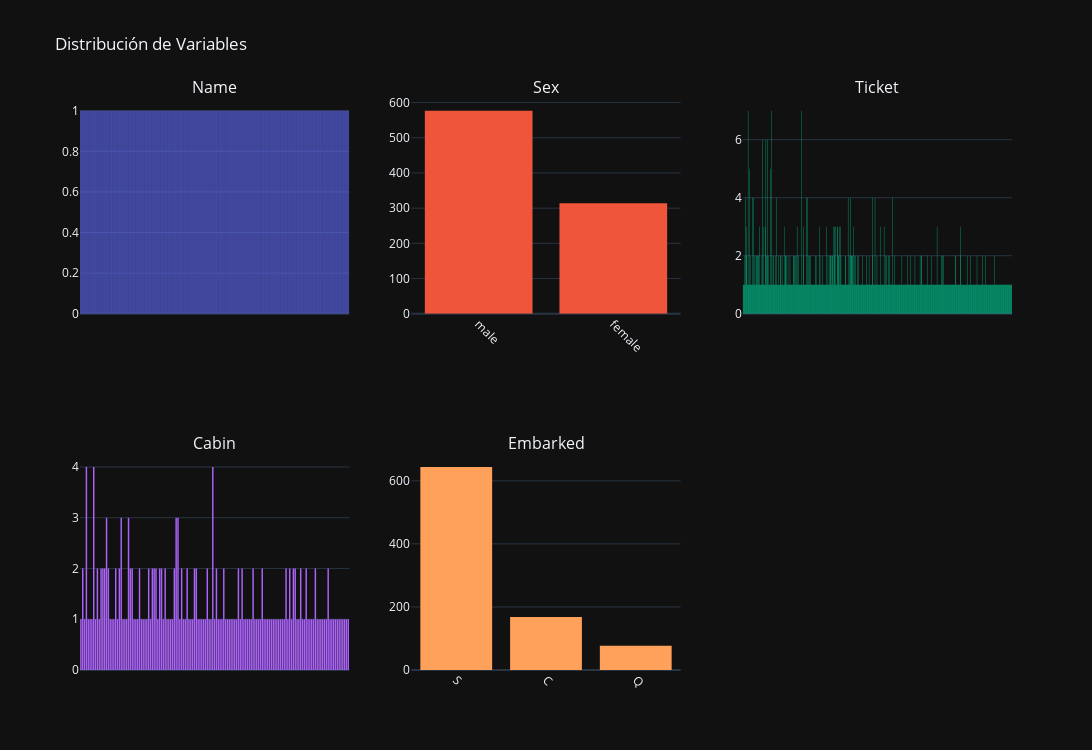

The notebook cell saved with this chart:
### Markdown cell above
#### 3.2. Gráficas para variables categóricas

### Code cell
import plotly.graph_objects as go
from plotly.subplots import make_subplots

cols = ['Name', 'Sex', 'Ticket', 'Cabin', 'Embarked']
fig = make_subplots(rows=2, cols=3, subplot_titles=cols)

for i, col in enumerate(cols):
    row = i // 3 + 1
    col = i % 3 + 1
    fig.add_trace(go.Histogram(x=df[cols[i]], nbinsx=20, name=f'Distribución de {cols[i]}'), row=row, col=col)

fig.update_yaxes(showticklabels=False, row=3, col=3)

# Ocultar etiquetas del eje x para el primer, tercer y cuarto gráfico para que no solapen
fig.update_xaxes(showticklabels=False, row=1, col=1)  # Primer gráfico
fig.update_xaxes(showticklabels=False, row=1, col=3)  # Tercer gráfico
fig.update_xaxes(showticklabels=False, row=2, col=1)  # Cuarto gráfico

fig.update_layout(height=750, width=1500, title_text="Distribución de Variables", showlegend=False,)
fig.update_xaxes(tickangle=45)
fig.update_layout(template='plotly_dark')
fig.show()

### Figure 1 — Plotly figure (JSON) as saved in the notebook; plotly's stock layout.template omitted (floating-point values rounded to 4 significant figures; data arrays with more than 128 entries replaced by an {"elided": "..."} marker saying what was removed)
{"data": [{"name": "Distribución de Name", "nbinsx": 20, "type": "histogram", "x": {"elided": "891 str values"}, "xaxis": "x", "yaxis": "y"}, {"name": "Distribución de Sex", "nbinsx": 20, "type": "histogram", "x": {"elided": "891 str values"}, "xaxis": "x2", "yaxis": "y2"}, {"name": "Distribución de Ticket", "nbinsx": 20, "type": "histogram", "x": {"elided": "891 str values"}, "xaxis": "x3", "yaxis": "y3"}, {"name": "Distribución de Cabin", "nbinsx": 20, "type": "histogram", "x": {"elided": "891 str values"}, "xaxis": "x4", "yaxis": "y4"}, {"name": "Distribución de Embarked", "nbinsx": 20, "type": "histogram", "x": {"elided": "891 str values"}, "xaxis": "x5", "yaxis": "y5"}], "layout": {"annotations": [{"font": {"size": 16}, "showarrow": false, "text": "Name", "x": 0.1444, "xanchor": "center", "xref": "paper", "y": 1, "yanchor": "bottom", "yref": "paper"}, {"font": {"size": 16}, "showarrow": false, "text": "Sex", "x": 0.5, "xanchor": "center", "xref": "paper", "y": 1, "yanchor": "bottom", "yref": "paper"}, {"font": {"size": 16}, "showarrow": false, "text": "Ticket", "x": 0.8556, "xanchor": "center", "xref": "paper", "y": 1, "yanchor": "bottom", "yref": "paper"}, {"font": {"size": 16}, "showarrow": false, "text": "Cabin", "x": 0.1444, "xanchor": "center", "xref": "paper", "y": 0.375, "yanchor": "bottom", "yref": "paper"}, {"font": {"size": 16}, "showarrow": false, "text": "Embarked", "x": 0.5, "xanchor": "center", "xref": "paper", "y": 0.375, "yanchor": "bottom", "yref": "paper"}], "height": 750, "showlegend": false, "title": {"text": "Distribución de Variables"}, "width": 1500, "xaxis": {"anchor": "y", "domain": [0, 0.2889], "showticklabels": false, "tickangle": 45}, "xaxis2": {"anchor": "y2", "domain": [0.3556, 0.6444], "tickangle": 45}, "xaxis3": {"anchor": "y3", "domain": [0.7111, 1], "showticklabels": false, "tickangle": 45}, "xaxis4": {"anchor": "y4", "domain": [0, 0.2889], "showticklabels": false, "tickangle": 45}, "xaxis5": {"anchor": "y5", "domain": [0.3556, 0.6444], "tickangle": 45}, "xaxis6": {"anchor": "y6", "domain": [0.7111, 1], "tickangle": 45}, "yaxis": {"anchor": "x", "domain": [0.625, 1]}, "yaxis2": {"anchor": "x2", "domain": [0.625, 1]}, "yaxis3": {"anchor": "x3", "domain": [0.625, 1]}, "yaxis4": {"anchor": "x4", "domain": [0, 0.375]}, "yaxis5": {"anchor": "x5", "domain": [0, 0.375]}, "yaxis6": {"anchor": "x6", "domain": [0, 0.375]}}}
